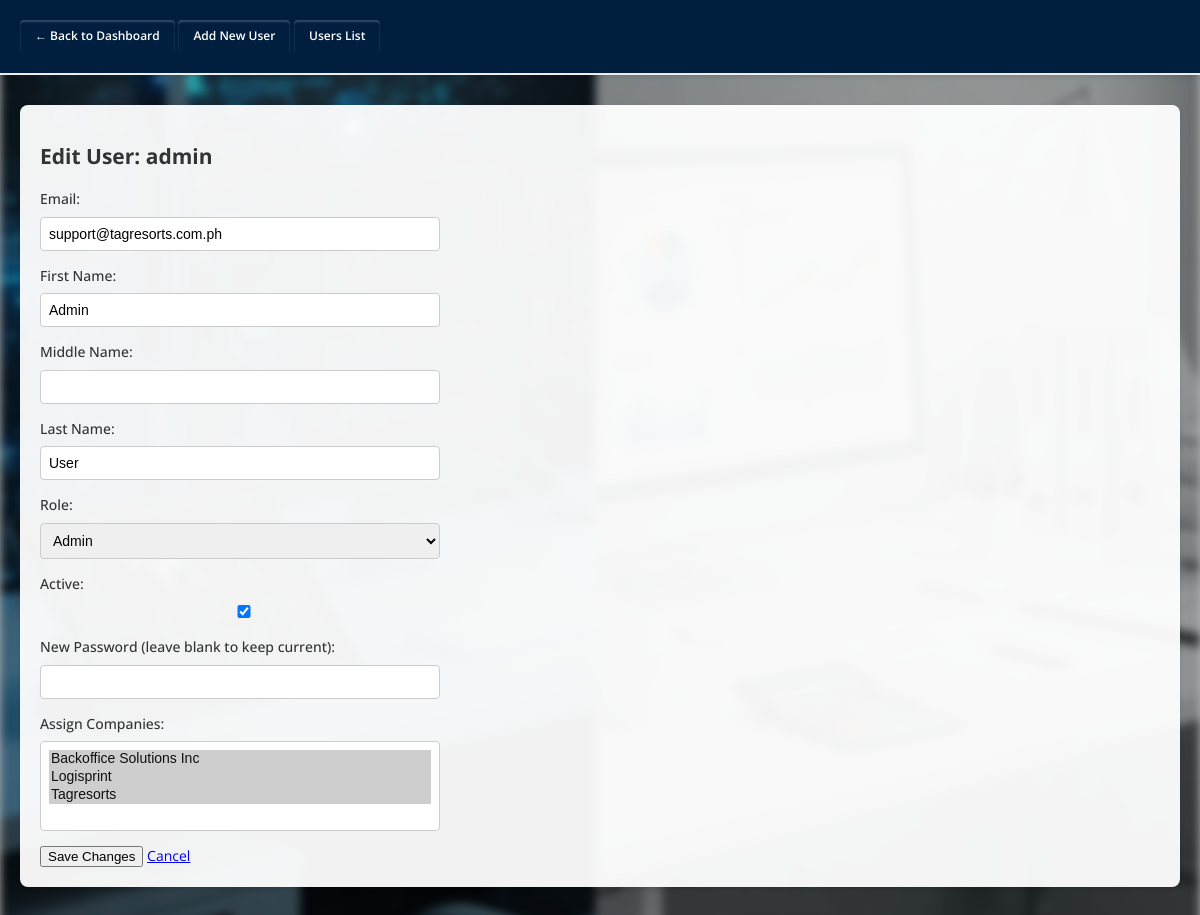
The app's page /admin_users.php?action=edit_user&id=4 (signed in) with its own data.
### tables this page shows
CREATE TABLE `users` (
  `id` int(11) NOT NULL AUTO_INCREMENT,
  `username` varchar(50) DEFAULT NULL,
  `email` varchar(100) DEFAULT NULL,
  `first_name` varchar(50) NOT NULL,
  `middle_name` varchar(50) DEFAULT NULL,
  `last_name` varchar(50) NOT NULL,
  `password_hash` varchar(255) DEFAULT NULL,
  `role` enum('admin','user','guest') DEFAULT 'guest',
  `created_at` timestamp NOT NULL DEFAULT current_timestamp(),
  `active` tinyint(1) DEFAULT 1,
  PRIMARY KEY (`id`),
  UNIQUE KEY `username` (`username`),
  UNIQUE KEY `email` (`email`)
);

### admin_users.php (the view, shortened to what this page needs)
<?php
include 'config.php';
$csrf_token = $_SESSION['csrf_token'];
$action = $_GET['action'] ?? 'list';
if ($action === 'edit_user' && isset($_GET['id'])) {
    $user_id = filter_input(INPUT_GET, 'id', FILTER_VALIDATE_INT);
    $stmt = $pdo->prepare("SELECT * FROM users WHERE id = ?");
    $stmt->execute([$user_id]);
    $edit_user = $stmt->fetch();
    $stmtAssign = $pdo->prepare("SELECT company_id FROM user_companies WHERE user_id = ?");
    $stmtAssign->execute([$user_id]);
    $assignedCompanies = $stmtAssign->fetchAll(PDO::FETCH_COLUMN);
}
$companies = $pdo->query("SELECT * FROM companies ORDER BY company_name ASC")->fetchAll();
?>
<!DOCTYPE html>
<html lang="en">
<head>
  <link rel="stylesheet" href="style.css">
</head>
<body>
  <div class="nav">
    <a href="dashboard.php" class="nav-btn">← Back to Dashboard</a>
    <a href="admin_users.php?action=add" class="nav-btn btn">Add New User</a>
    <a href="admin_users.php?action=list" class="nav-btn btn">Users List</a>
  </div>
  <div class="container">
    <?php if ($action === 'list'): ?>
      <h2>Existing Users</h2>
      <table>
        <tr>
          <th>Username</th>
          <th>Email</th>
          <th>First Name</th>
          <th>Middle Name</th>
          <th>Last Name</th>
          <th>Role</th>
          <th>Active</th>
          <th>Last Login</th>
          <th>Actions</th>
        </tr>
        <?php foreach ($users as $user): ?>
        <tr>
          <td><?= htmlspecialchars($user['username']) ?></td>
          <td><?= htmlspecialchars($user['email']) ?></td>
          <td><?= htmlspecialchars($user['first_name']) ?></td>
          <td><?= htmlspecialchars($user['middle_name']) ?></td>
          <td><?= htmlspecialchars($user['last_name']) ?></td>
          <td><?= htmlspecialchars($user['role']) ?></td>
          <td><?= $user['active'] ? 'Yes' : 'No' ?></td>
          <td><?= $user['last_login'] ? htmlspecialchars($user['last_login']) : 'Never' ?></td>
          <td>
            <a href="admin_users.php?action=edit_user&id=<?= $user['id'] ?>" class="btn">Edit</a>
            <?php if ($user['id'] != $_SESSION['user_id']): ?>
            <form method="POST" style="display:inline;">
              <input type="hidden" name="csrf_token" value="<?= htmlspecialchars($csrf_token) ?>">
              <input type="hidden" name="action" value="delete_user">
              <input type="hidden" name="user_id" value="<?= $user['id'] ?>">
              <button type="submit" class="btn" onclick="return confirm('Delete this user?')">Delete</button>
            </form>
            <?php endif; ?>
          </td>
        </tr>
        <?php endforeach; ?>
      </table>
    <?php elseif ($action === 'edit_user' && isset($edit_user)): ?>
      <h2>Edit User: <?= htmlspecialchars($edit_user['username']) ?></h2>
      <form method="POST">
        <div class="form-group">
          <label for="email">Email:</label>
          <input type="email" name="email" id="email" value="<?= htmlspecialchars($edit_user['email']) ?>" required>
        </div>
        <div class="form-group">
          <label for="first_name">First Name:</label>
          <input type="text" name="first_name" id="first_name" value="<?= htmlspecialchars($edit_user['first_name']) ?>" required>
        </div>
        <div class="form-group">
          <label for="middle_name">Middle Name:</label>
          <input type="text" name="middle_name" id="middle_name" value="<?= htmlspecialchars($edit_user['middle_name']) ?>">
        </div>
        <div class="form-group">
          <label for="last_name">Last Name:</label>
          <input type="text" name="last_name" id="last_name" value="<?= htmlspecialchars($edit_user['last_name']) ?>" required>
        </div>
        <div class="form-group">
          <label for="role">Role:</label>
          <select name="role" id="role">
            <option value="admin" <?= $edit_user['role'] === 'admin' ? 'selected' : '' ?>>Admin</option>
          </select>
        </div>
        <div class="form-group">
          <label for="active">Active:</label>
          <input type="checkbox" name="active" id="active" <?= $edit_user['active'] ? 'checked' : '' ?>>
        </div>
        <div class="form-group">
          <label for="new_password">New Password (leave blank to keep current):</label>
          <input type="password" name="new_password" id="new_password">
        </div>
        <div class="form-group">
          <label for="companies_edit">Assign Companies:</label>
          <select name="companies[]" id="companies_edit" multiple>
            <?php foreach ($companies as $company): ?>
              <option value="<?= $company['company_id'] ?>" <?= (in_array($company['company_id'], $assignedCompanies)) ? 'selected' : '' ?>>
                <?= htmlspecialchars($company['company_name']) ?>
              </option>
            <?php endforeach; ?>
          </select>
        </div>
        <button type="submit" class="btn">Save Changes</button>
        <a href="admin_users.php?action=list" class="btn">Cancel</a>
      </form>
    <?php endif; ?>
  </div>
</body>
</html>

### style.css (style rules this page uses)
:root { --primary-color: #007bff; --primary-dark: #0056b3; --background-color: #f5f5f5; --text-color: #333; --header-bg: #001f3f; --header-border: #eee; --card-bg: #fff; --card-shadow: rgba(0, 0, 0, 0.1); }
html, body { margin: 0; padding: 0; margin-bottom: 30px; }
body { font-family: 'Open Sans', sans-serif; font-size: 14px; line-height: 1.4; min-height: 100vh; color: var(--text-color); position: relative; overflow-x: hidden; }
body::before { content: ""; position: fixed; top: 0; left: 0; width: 100%; height: 100%; background: url('ipam.jpg') no-repeat center center fixed; background-size: cover; filter: blur(5px); z-index: -1; }
body::after { content: ""; position: fixed; top: 0; left: 0; width: 100%; height: 100%; background: rgba(0, 0, 0, 0.3); z-index: -1; }
.nav { background-color: var(--header-bg); margin-bottom: 30px; padding: 20px; border-bottom: 2px solid var(--header-border); box-shadow: 0 2px 4px var(--card-shadow); }
.nav-btn { text-decoration: none; background: #001f3f; color: #fff; padding: 8px 15px; border-radius: 5px; font-size: 12px; font-weight: 600; transition: 0.3s ease-in-out; display: inline-block; }
form div, .form-group { margin: 15px 0; font-size: 14px; }
input, select { padding: 10px; width: 100%; max-width: 400px; border: 1px solid #ccc; border-radius: 4px; box-sizing: border-box; font-size: 14px; }
.container { background-color: rgba(255, 255, 255, 0.95); padding: 20px; border-radius: 8px; box-shadow: 0 2px 4px var(--card-shadow); margin: 20px; }
.form-group label { display: block; margin-bottom: 8px; font-weight: 500; }
.nav-btn, button.nav-btn, .logout-btn, .login-button { color: #fff; padding: 8px 15px; border-radius: 4px; border: none; cursor: pointer; transition: background-color 0.2s, box-shadow 0.2s; box-shadow: inset 0 2px 2px rgba(255, 255, 255, 0.2); }

### admin_users.php (style rules this page uses)
.form-group { margin-bottom: 15px; }
label { display: block; font-weight: bold; margin-bottom: 5px; }
input[type="text"], input[type="email"], input[type="password"], select, textarea { width: 100%; padding: 8px; box-sizing: border-box; }

### records on screen
users: username "admin", email "support@tagresorts.com.ph", first_name "Admin", last_name "User", role "Admin", active "☑"

### other values on screen
form field value "Backoffice Solutions Inc ☑ / Logisprint ☑ / Tagresorts ☑"
